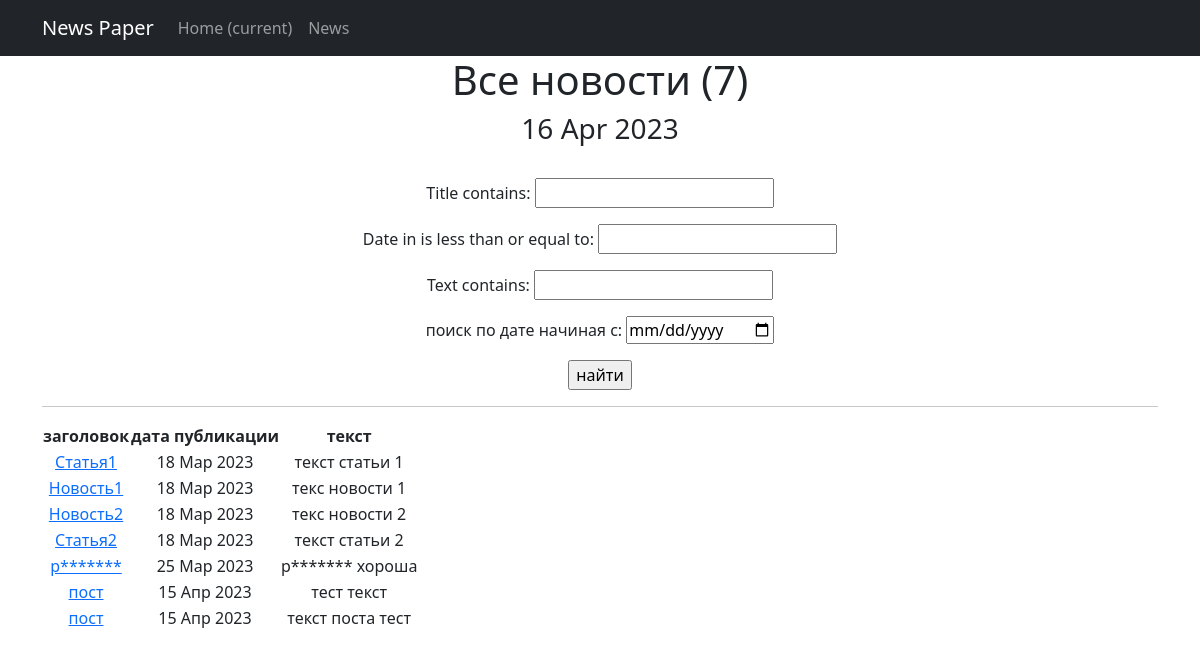
The page /news/search/ on the database as committed earlier.
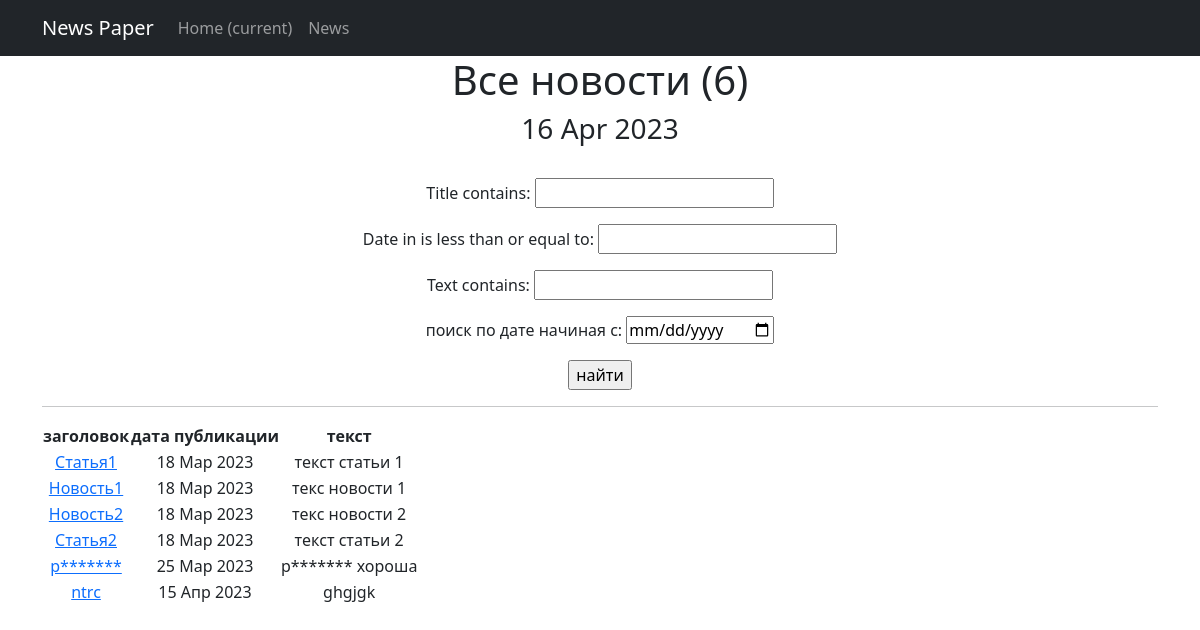
The same page on the database as committed later.
### news/models.py (models this page shows, shortened)
class Post(models.Model):
    author_post = models.ForeignKey(Author, on_delete=models.CASCADE)
    post_news = models.CharField(max_length=2, choices=POST)
    date_in = models.DateTimeField(auto_now_add=True)
    category = models.ManyToManyField(Category, through='PostCategory')
    title = models.CharField(max_length=50)
    text = models.TextField()
    rating_news = models.IntegerField(default=0)

### news/views.py (the view)
# urls.py: path('search/', PostSearch.as_view(), name='post_search'),
class PostSearch(ListView):   #поиск поста
    model = Post
    template_name = 'post_search.html'
    context_object_name = 'post_news'
    paginate_by = 50
    def get_queryset(self):  # получаем обычный запрос
        queryset = super().get_queryset()  # используем наш класс фильтрации
        self.filterset = PostFilter(self.request.GET, queryset)
        return self.filterset.qs
    def get_context_data(self, **kwargs):
        context = super().get_context_data(**kwargs)
        context['filterset'] = self.filterset
        return context

### news/templatetags/censor.py (called while the page is built)
@register.filter()
def censor(value):
    for words in censored_words:
        if words in value:
            censor_words = f"p{''.join(['*' for words in range(len(words))])}"
            value = value.replace(words, censor_words)
    return value

### news/templatetags/custom_tags.py (called while the page is built)
@register.simple_tag()
def current_time(format_string='%d %b %Y'):
    return datetime.utcnow().strftime(format_string)

### templates/post_search.html (shortened to what this page needs)
<!DOCTYPE html>
<html lang="en">
<head>
    <title>{% extends 'flatpages/default.html' %}</title>
{% load censor %}
{% load custom_tags %}
{% block content %}
<body>
<h1>Все новости ({{ post_news.count}})</h1>
<h3>{% current_time '%d %b %Y' %}</h3>
<br>
<form action=""
      method="get">
    {{ filterset.form.as_p }}
    <input type="submit"
    value="найти"/>
</form>
<hr>
{% if post_news %}
    <table>
        <thead>
        <tr>
            <th>заголовок</th>
            <th>дата публикации</th>
            <th>текст</th>
        </tr>
        {% for post in post_news %}
        <tr>
            <td><a href="{% url 'post_detail' post.id %}">{{ post.title|censor}}</a></td>
            <td>{{ post.date_in|date:'d M Y'}}</td>
            <td>{{ post.text|censor|truncatechars:20}}</td>
        </tr>
        {% endfor %}
        </thead>
    </table>
{% else %}
    <h2>новостей нет!</h2>
{% endif %}
{% endblock content %}

Rows that differ between the two databases and show on the page:
removed Post: title|censor "пост", date_in "15 Апр 2023", text|censor "тест текст"
removed Post: title|censor "пост", date_in "15 Апр 2023", text|censor "текст поста тест"
added Post: title|censor "ntrc", date_in "15 Апр 2023", text|censor "ghgjgk"
Other text that changed with them:
{{ post_news.count }}: "7" → "6"
